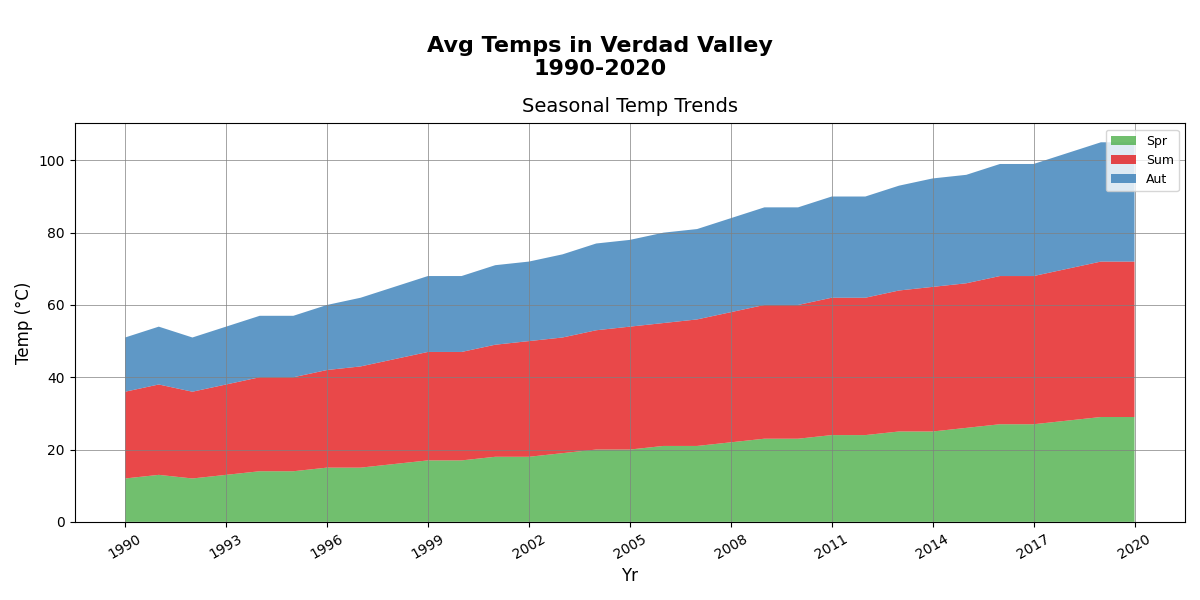

Write Python code to recreate this figure.
import matplotlib.pyplot as plt
import numpy as np

years = np.arange(1990, 2021)

spring_temps = [12, 13, 12, 13, 14, 14, 15, 15, 16, 17, 17, 18, 18, 19, 20, 20, 21, 21, 22, 23, 23, 24, 24, 25, 25, 26, 27, 27, 28, 29, 29]
summer_temps = [24, 25, 24, 25, 26, 26, 27, 28, 29, 30, 30, 31, 32, 32, 33, 34, 34, 35, 36, 37, 37, 38, 38, 39, 40, 40, 41, 41, 42, 43, 43]
autumn_temps = [15, 16, 15, 16, 17, 17, 18, 19, 20, 21, 21, 22, 22, 23, 24, 24, 25, 25, 26, 27, 27, 28, 28, 29, 30, 30, 31, 31, 32, 33, 33]

fig, ax = plt.subplots(figsize=(12, 6))
fig.suptitle('Avg Temps in Verdad Valley\n1990-2020', fontsize=16, fontweight='bold', y=0.94)

# Shuffled color assignment
ax.stackplot(years, spring_temps, summer_temps, autumn_temps,
             labels=['Spr', 'Sum', 'Aut'],
             colors=['#4daf4a', '#e41a1c', '#377eb8'], alpha=0.8)  # Colors shuffled
ax.set_title('Seasonal Temp Trends', fontsize=14, pad=8)
ax.set_xlabel('Yr', fontsize=12)
ax.set_ylabel('Temp (°C)', fontsize=12)
ax.legend(loc='upper right', title='', fontsize=9)
ax.grid(True, linestyle='-', color='gray', linewidth=0.5)
ax.set_xticks(years[::3])
ax.set_xticklabels(years[::3], rotation=30, fontsize=10)

plt.tight_layout(rect=[0, 0, 1, 0.96])
plt.show()
